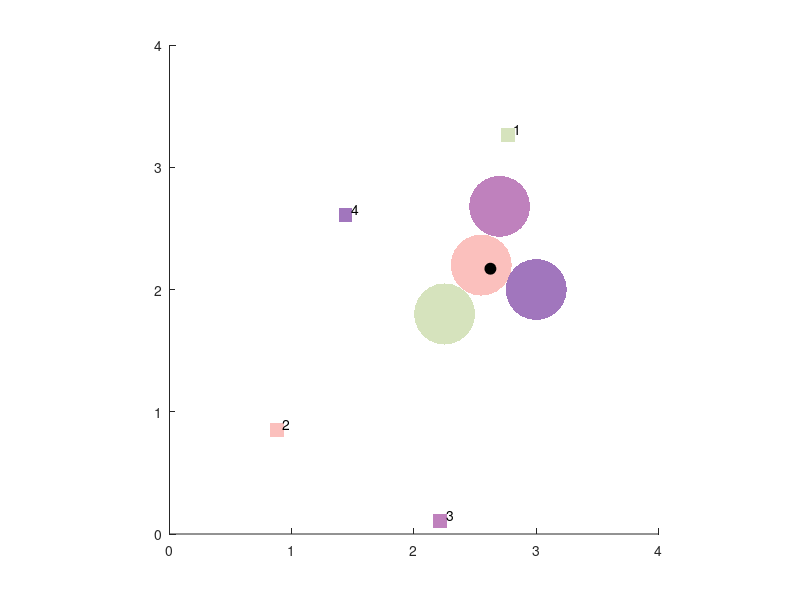

Here is the MATLAB script that generated this plot: (Note: this script raises an error after producing the figure.)
function decon


close all, clear all, clc


x = [2.25 2.55 2.7 3; 1.8 2.2 2.68 2; 2 0.3 0.4 0.6];
N = size(x,2);
xg = 4*rand(2,N);

r = 0.25;



figure(), hold on, axis([0 4 0 4]), axis equal
p = repmat(linspace(0,2*pi,25),1,1)';        % circle parameter
xState = x(1,:);
yState = x(2,:);
tState = x(3,:);

for ii = 1:N
% create patch for collision marks
cclr = [ rand    0.447+rand/2    0.7410];
pPL = patch(repmat(xState(ii),25,1) + r.*cos(p),repmat(yState(ii),25,1) + r.*sin(p),'k');
set(pPL,'facecolor',cclr, 'edgecolor','none',...
    'linewidth',2);
plot( xg(1,ii) , xg(2,ii) ,'s' ,'markerfacecolor' ,cclr, 'markersize',10 ,'markeredgecolor','none')
text(xg(1,ii)+0.05,xg(2,ii)+0.05,num2str(ii))

end

% center of cluster CoC

xCC = [sum(xState)/N ; sum(yState)/N];
plot(xCC(1) , xCC(2) , 'ok', 'markersize',8,'markerfacecolor','k')

distance = zeros(N,1);
for ii = 1:N
    for jj = 1:N
        %distance(ii,1) = distance(ii,1) + norm( (x(1:2,ii) - xg(1:2,jj)) , 2 ).* mu(jj);
        distance(ii,jj) = sqrt((x(1,ii)-xg(1,jj)).^2 + (x(2,ii)-xg(2,jj)).^2);
    end
end

mu = binvar(N,N);
obj = sum( diag(distance*mu') );
const = [sum(mu,1) == ones(1,N),...
         sum(mu,2) == ones(N,1)];

%ops = sdpsettings('solver','mosek');
ops = sdpsettings('solver','bnb');

optimize(const,obj,ops)
mu_val = value(mu)
[idx , jdx] = ind2sub([N,N],find(mu_val == 1));

plot( [x(1,:); xg(1,idx)] , [x(2,:); xg(2,idx)] ,':k')





